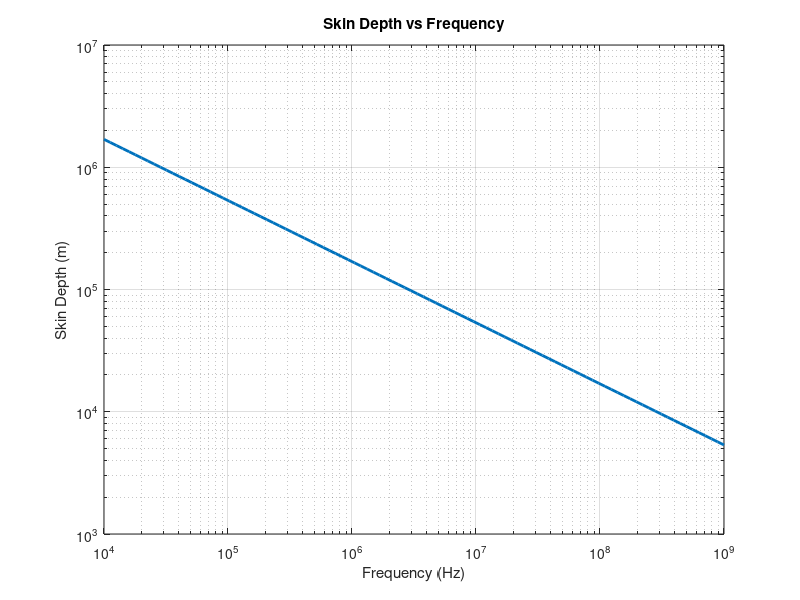

MATLAB code for this plot:
% Define ranges for frequency, permeability, and permittivity
frequencies = logspace(4, 9, 100); % Frequency range from 10 kHz to 1 GHz
mu_r = 1; % Relative permeability (constant)
epsilon_r = 1; % Relative permittivity (constant)

mu_0 = 4 * pi * 1e-7; % Permeability of free space (H/m)
epsilon_0 = 8.854e-12; % Permittivity of free space (F/m)

% Calculate permeability and permittivity
mu = mu_0 * mu_r; % Permeability in H/m
epsilon = epsilon_r * epsilon_0; % Permittivity in F/m

% Calculate skin depth for each frequency
skin_depth = 1 ./ sqrt(pi * frequencies * mu * epsilon);

% Plot frequency vs. skin depth
figure;
loglog(frequencies, skin_depth, 'LineWidth', 2);
xlabel('Frequency (Hz)');
ylabel('Skin Depth (m)');
title('Skin Depth vs Frequency');
grid on;
